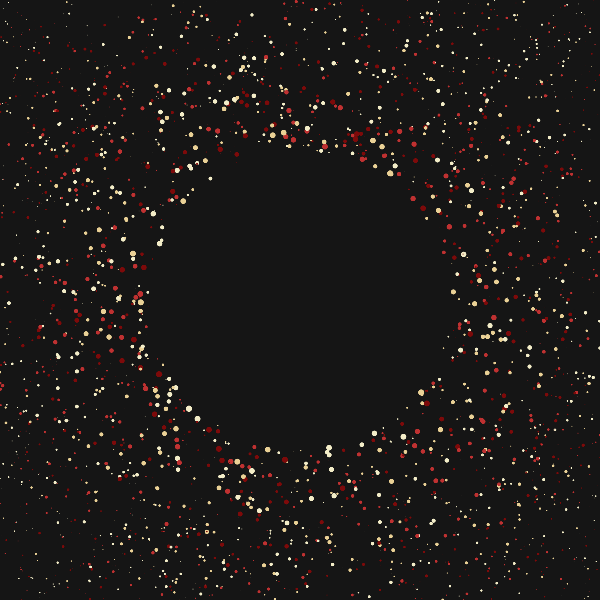
Frame 1 (no input)
Frame 2 (the mouse pressed at the canvas centre, redrawn once): identical to frame 1, image omitted

The p5.js sketch that drew this single still picture (run headless with seeded random() and noise() and a simulated clock; the mouse was pressed at the canvas centre and the sketch redrawn once):

// p5.js sketch
// ── sketch.js
const palletes = [
  ["#5F8670", "#FF9800", "#B80000", "#820300"],
  ["#7D0A0A", "#BF3131", "#EAD196", "#F3EDC8"],
];
let colors = [];
const points = [];
const INTERNAL_RADIUS = 150;
const EXTERNAL_RADIUS = 500;

function setup() {
  createCanvas(600, 600);
  smooth();
  pixelDensity(4);

  colors = random(palletes);


  for (let i = 0; i < width * height; i += 100) {
    const x = random(width)
    const y = random(height)
    const radius = random(3)
    const distance = dist(width / 2, height / 2, x, y)
    if (distance < EXTERNAL_RADIUS)
      points.push([x, y, radius])
  }

  noLoop();
}



function draw() {
  background(21);


  for (let i = 0; i < points.length; i++) {
    const [x, y, radius] = points[i]
    const distance = dist(x, y, width / 2, height / 2)

    const ratio = map(distance, 0, 500, 3, 0)

    if (distance > INTERNAL_RADIUS) {
      noStroke()
      fill(colors[i % colors.length])
      ellipse(x, y, radius * ratio)
    }
  }
}
